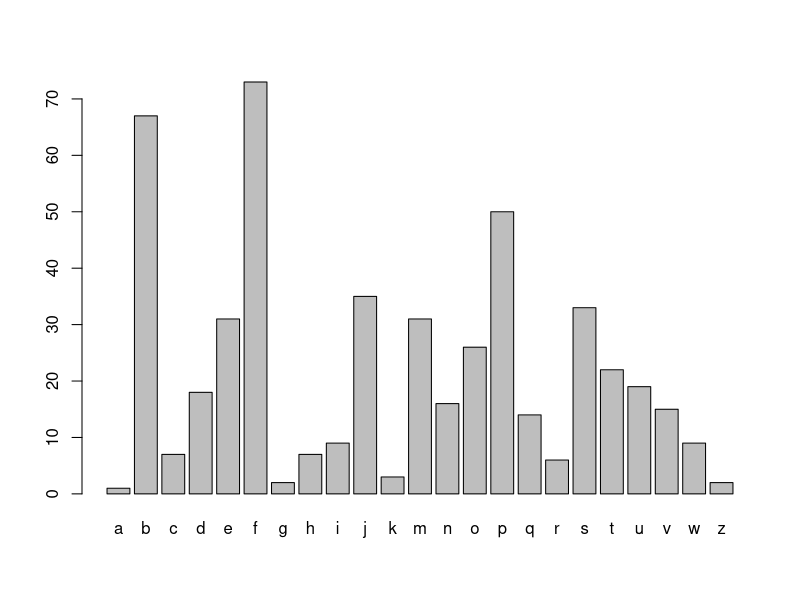

Write R code to recreate this figure.
plaintext = "ftbopdifdvboepsptbwpmwjpefmdjofbnbmgjubopftubcbwjfoepmbufmfwjtjpotfoubepfombtbmbzbqspwfdipqbsbefdjsmfrvfibcjbdpmhbepfmmjcspefejftuffofmufoefefspefspqbsptbmpnjspdpnptjopivcjfsbfoufoejepobebrvjfspefdjsejkpbnbmgjuboprvfopmpifdpmhbepqpsrvfqsfwjbnfoufmpivcjfsbnpkbepdpombnbohvfsbojqpsrvftfnfibzbdbjepbmbhvbtjnqmfnfoufmpifdpmhbepqpsrvftjqbsbwfsdpnpsftjtufbmbjoufnqfsjfmptfncbuftefftubobuvsbmfabeftfsujdbmbjefbftefevdibnqefkbsvomjcspefhfpnfusjbdpmhbepbmbjoufnqfsjfqbsbwfstjbqsfoefdvbuspdptbtefmbwjebsfbm"

text_mod <- strsplit(plaintext, split = "")[[1]]
text_mod <- factor(text_mod)
table(text_mod)
plainfactor = as.factor(strsplit(plaintext, "")[[1]])
plot(plainfactor)

hiddenfactor = as.factor(NULL)
levels(hiddenfactor) <- letters
#letters.shift = c(letters[-1], letters[1])
letters.shift = c(letters[26], letters)

#for(i in seq_along(plainfactor)){
# j = which(letters.shift == plainfactor[i])
# hiddenfactor[i] = letters[j]
#}


letters.shift <- letters.shift[-13]
letters.shift <- letters.shift[-25]
letters.shift <- letters.shift[-24]
levels(plainfactor) <- letters.shift

plainfactor

#b

rwalk = function(n){
  move = sample(1:4, n-1, replace = T)
  x = c(0, cumsum(c(-1,1,0,0)[move]))
  y = c(0, cumsum(c(0,0,-1,1)[move]))
  list(x=x, y=y)
}

#y las simulaciones de montecarlo correspondientes
n = 10^5
k = 10^3
spath = matrix(0,n,k)
out = rep(FALSE,k)

for(i in 1:k){
  rw = rwalk(n)
  out[i] <- any(rw$x<0 & rw$y == 0)
}

prob = sum(out)/k
prob



